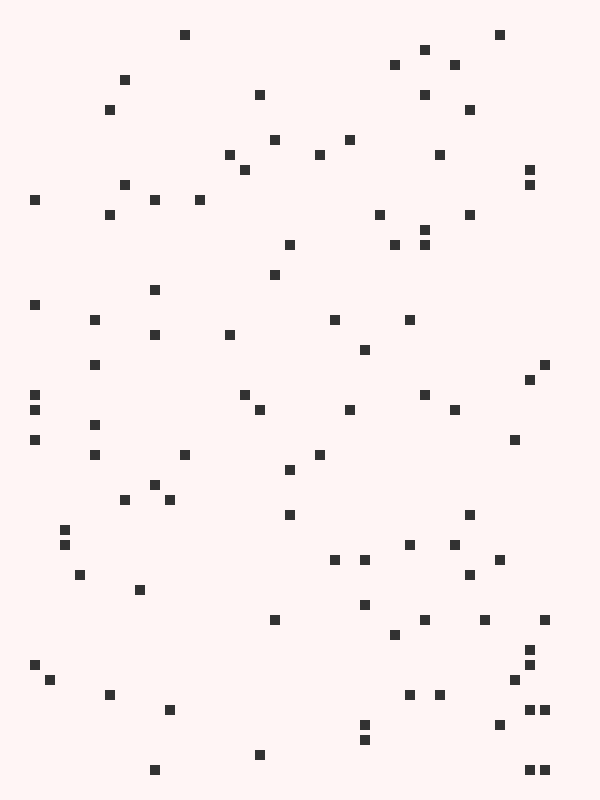
Frame 1 (no input)
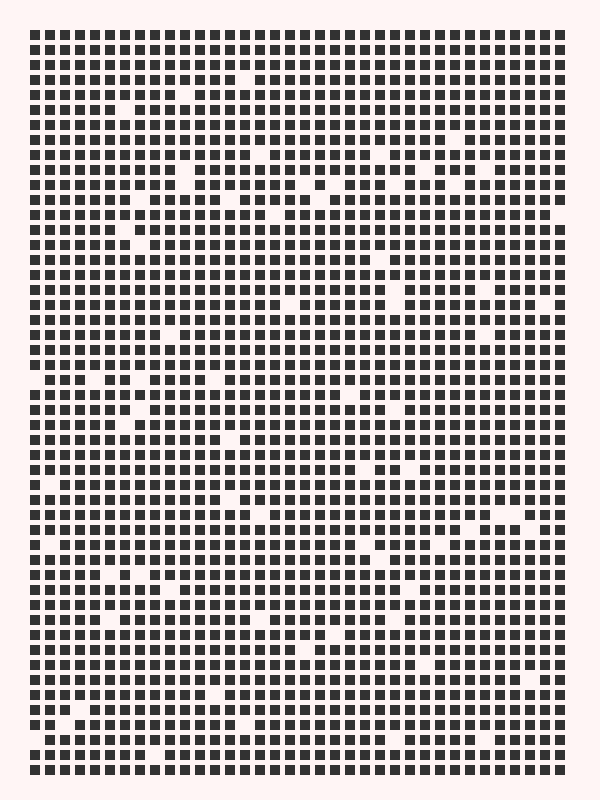
Frame 60 (the mouse pressed at the canvas centre just before this capture)
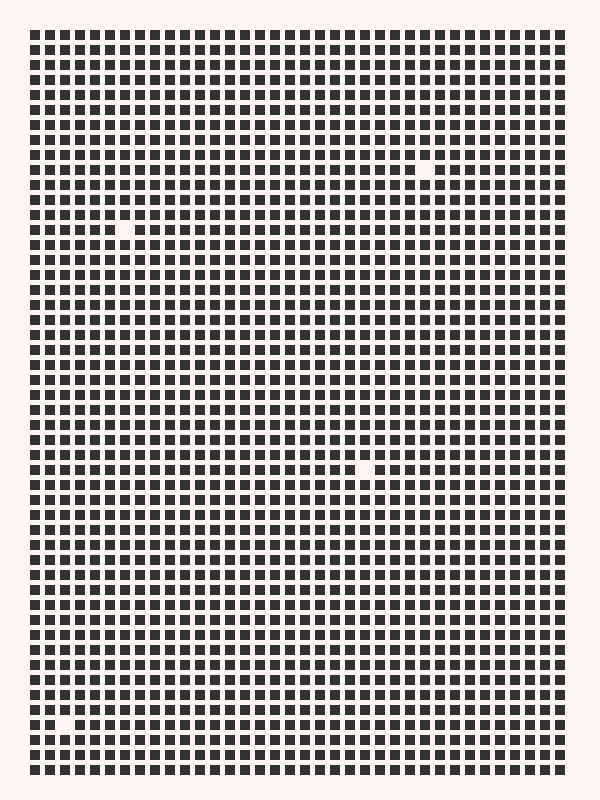
Frame 120 (the mouse held since frame 60 and released just before this capture)

The Processing sketch that drew these frames (run headless with seeded random() and noise(); from frame 60 on, the mouse is pressed at the canvas centre):

// Processing sketch: grid_with_gradual_fill
// ── grid_with_gradual_fill.pde
// Grid - gradual fill

void setup() {
  size(600, 800);
  background(255, 245, 245);
  fill(50);
  noStroke();
}

void draw() {
  // Use a nested for() loop to create a grid
  for (int x = 30; x < width - 30; x += 15) {
    for (int y = 30; y < height - 30; y += 15) {
      // For each draw frame, draw a random 5% of the rects
      float rand = random(1);
      if (rand < .05) {
        rect(x, y, 10, 10);
      }
    }
  }
}
